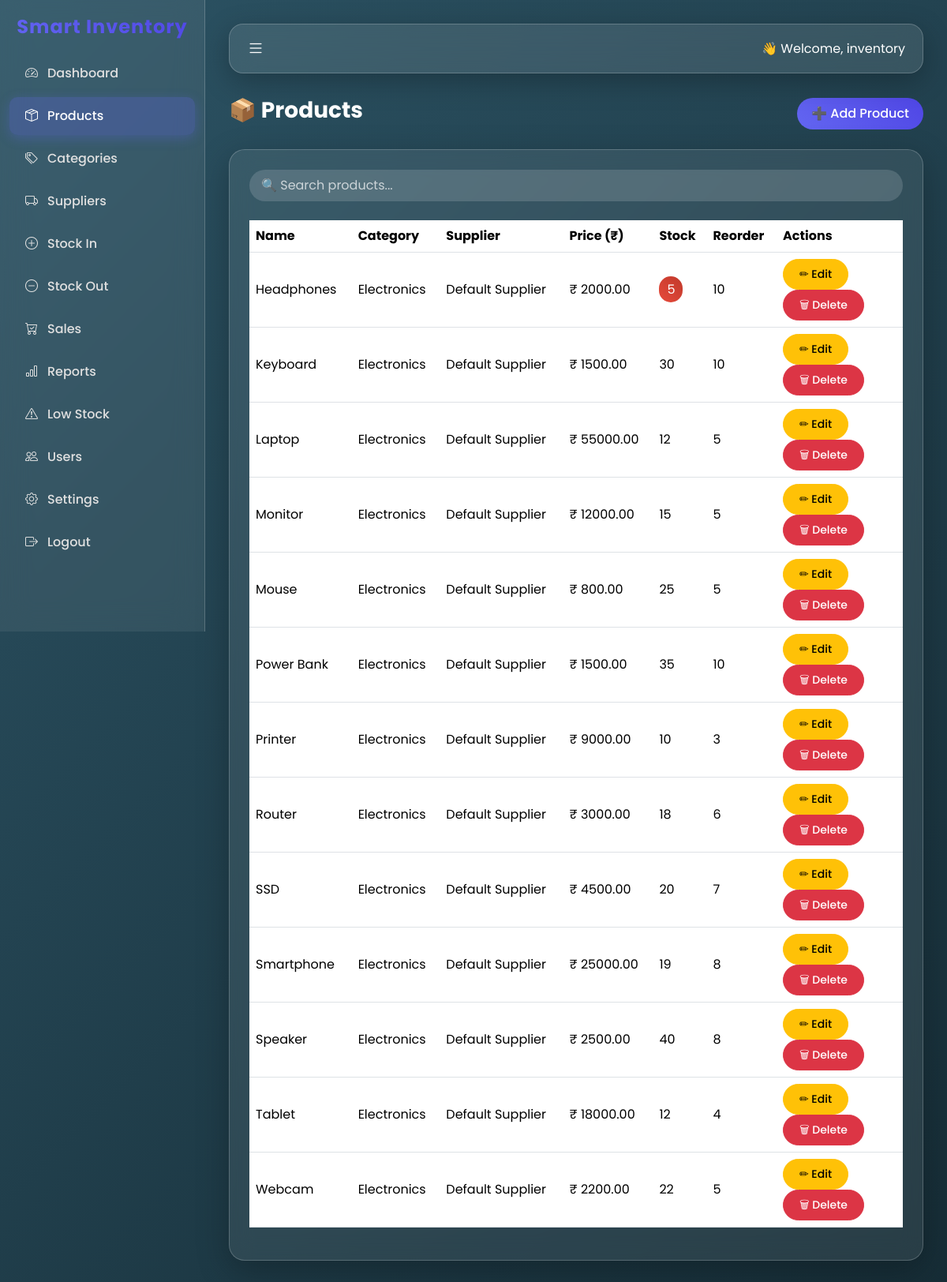
Screenshot of /products/ (signed in) with the database file from the repository.
### inventory_app/models.py (models this page shows, shortened)
class Product(models.Model):
    name = models.CharField(max_length=200)
    sku = models.CharField(max_length=50, unique=True)
    category = models.ForeignKey(
        Category,
        on_delete=models.CASCADE,
        related_name="products"
    )
    supplier = models.CharField(max_length=100, default="Default Supplier")
    price = models.DecimalField(max_digits=10, decimal_places=2)
    current_stock = models.PositiveIntegerField(default=0)
    reorder_level = models.PositiveIntegerField(default=10)
    created_at = models.DateTimeField(auto_now_add=True)
    class Meta:
        ordering = ['name']

class Category(models.Model):
    name = models.CharField(max_length=100, unique=True)
    class Meta:
        ordering = ['name']
        verbose_name_plural = "Categories"

### inventory_app/views.py (the view)
# urls.py: path('products/', views.product_list, name='product_list'),
@login_required
def product_list(request):
    products = Product.objects.select_related('category').all()
    return render(request, 'product_list.html', {'products': products})

### inventory_app/templates/product_list.html (shortened to what this page needs)
{% extends 'base.html' %}
{% block content %}
<div class="fade-in">
<div class="d-flex justify-content-between align-items-center mb-4">
    <h3 class="fw-bold">📦 Products</h3>
    <a href="{% url 'add_product' %}" class="btn btn-add text-white">
        ➕ Add Product
    </a>
</div>
<div class="table-card">
    <div class="mb-4">
        <input type="text" id="searchInput" class="form-control search-box"
               placeholder="🔍 Search products..." onkeyup="searchTable()">
    </div>
    <div class="table-responsive">
        <table class="table table-hover align-middle" id="productTable">
            <thead>
                <tr>
                    <th>Name</th>
                    <th>Category</th>
                    <th>Supplier</th>
                    <th>Price (₹)</th>
                    <th>Stock</th>
                    <th>Reorder</th>
                    <th width="160">Actions</th>
                </tr>
            </thead>
            <tbody>
                {% for product in products %}
                <tr class="{% if product.current_stock <= product.reorder_level %}low-stock-row{% endif %}">
                    <td>{{ product.name }}</td>
                    <td>{{ product.category.name }}</td>
                    <td>{{ product.supplier }}</td>
                    <td>₹ {{ product.price }}</td>
                    <td>
                        {% if product.current_stock <= product.reorder_level %}
                            <span class="low-stock-badge text-white">
                                {{ product.current_stock }}
                            </span>
                        {% else %}
                            {{ product.current_stock }}
                        {% endif %}
                    </td>
                    <td>{{ product.reorder_level }}</td>
                    <td>
                        <a href="{% url 'update_product' product.id %}"
                           class="btn btn-sm btn-warning rounded-pill">
                            ✏ Edit
                        </a>
                        <a href="{% url 'delete_product' product.id %}"
                           class="btn btn-sm btn-danger rounded-pill"
                           onclick="return confirm('Are you sure you want to delete this product?')">
                            🗑 Delete
                        </a>
                    </td>
                </tr>
                {% empty %}
                <tr>
                    <td colspan="7" class="text-center">No products available.</td>
                </tr>
                {% endfor %}
            </tbody>
        </table>
    </div>
</div>
</div>
{% endblock %}

### inventory_app/templates/base.html (shortened to what this page needs)
<!DOCTYPE html>
<html>
<head>
    <link href="https://cdn.jsdelivr.net/npm/bootstrap@5.3.2/dist/css/bootstrap.min.css" rel="stylesheet">
    <link href="https://cdn.jsdelivr.net/npm/bootstrap-icons/font/bootstrap-icons.css" rel="stylesheet">
</head>
<body>
<div class="sidebar">
    <h4>Smart Inventory</h4>
    <a href="{% url 'dashboard' %}" class="{% if request.resolver_match.url_name == 'dashboard' %}active{% endif %}">
        <i class="bi bi-speedometer2"></i><span>Dashboard</span>
    </a>
    <a href="{% url 'product_list' %}" class="{% if request.resolver_match.url_name == 'product_list' %}active{% endif %}">
        <i class="bi bi-box-seam"></i><span>Products</span>
    </a>
    <a href="{% url 'category_list' %}" class="{% if request.resolver_match.url_name == 'category_list' %}active{% endif %}">
        <i class="bi bi-tags"></i><span>Categories</span>
    </a>
    <a href="{% url 'supplier_list' %}" class="{% if request.resolver_match.url_name == 'supplier_list' %}active{% endif %}">
        <i class="bi bi-truck"></i><span>Suppliers</span>
    </a>
    <a href="{% url 'stock_in' %}" class="{% if request.resolver_match.url_name == 'stock_in' %}active{% endif %}">
        <i class="bi bi-plus-circle"></i><span>Stock In</span>
    </a>
    <a href="{% url 'stock_out' %}" class="{% if request.resolver_match.url_name == 'stock_out' %}active{% endif %}">
        <i class="bi bi-dash-circle"></i><span>Stock Out</span>
    </a>
    <a href="{% url 'sale_history' %}" class="{% if request.resolver_match.url_name == 'sale_history' %}active{% endif %}">
        <i class="bi bi-cart-check"></i><span>Sales</span>
    </a>
    <a href="{% url 'reports' %}" class="{% if request.resolver_match.url_name == 'reports' %}active{% endif %}">
        <i class="bi bi-bar-chart"></i><span>Reports</span>
    </a>
    <a href="{% url 'low_stock' %}" class="{% if request.resolver_match.url_name == 'low_stock' %}active{% endif %}">
        <i class="bi bi-exclamation-triangle"></i><span>Low Stock</span>
    </a>
    <a href="{% url 'user_list' %}">
        <i class="bi bi-people"></i><span>Users</span>
    </a>
    <a href="{% url 'settings' %}">
        <i class="bi bi-gear"></i><span>Settings</span>
    </a>
    <a href="{% url 'logout' %}">
        <i class="bi bi-box-arrow-right"></i><span>Logout</span>
    </a>
</div>
<div class="content">
    <div class="topbar d-flex justify-content-between align-items-center">
        <div>
            <i class="bi bi-list toggle-btn" onclick="toggleSidebar()"></i>
        </div>
        <div>
            👋 Welcome, {{ request.user.username }}
        </div>
    </div>
    {% block content %}{% endblock %}
</div>
</body>
</html>

### inventory_app/templates/base.html (style rules this page uses)
* { font-family: 'Poppins', sans-serif; }
body { overflow-x: hidden; background: linear-gradient(-45deg, #141E30, #243B55, #0f2027, #2c5364); background-size: 400% 400%; animation: gradientBG 18s ease infinite; color: white; }
.sidebar { height: 100vh; width: 260px; position: fixed; backdrop-filter: blur(18px); background: rgba(255, 255, 255, 0.07); border-right: 1px solid rgba(255,255,255,0.2); padding-top: 20px; transition: 0.4s ease; }
.sidebar h4 { font-weight: 700; letter-spacing: 1px; text-align: center; margin-bottom: 20px; background: linear-gradient(45deg, #6366f1, #4f46e5); background-clip: text; -webkit-background-clip: text; color: transparent; -webkit-text-fill-color: transparent; }
.sidebar a { color: #e0e0e0; display: flex; align-items: center; gap: 12px; padding: 12px 20px; text-decoration: none; transition: 0.3s ease; border-radius: 10px; margin: 6px 12px; font-weight: 500; }
.sidebar a.active { background: rgba(99,102,241,0.25); color: white; box-shadow: 0 4px 15px rgba(99,102,241,0.3); }
.content { margin-left: 260px; padding: 30px; transition: 0.4s ease; }
.topbar { backdrop-filter: blur(15px); background: rgba(255,255,255,0.1); padding: 14px 22px; margin-bottom: 30px; border-radius: 18px; border: 1px solid rgba(255,255,255,0.2); box-shadow: 0 10px 35px rgba(0,0,0,0.25); animation: fadeDown 0.6s ease; }
.btn { border-radius: 30px; padding: 8px 20px; font-weight: 500; transition: 0.3s ease; }
.toggle-btn { cursor: pointer; font-size: 22px; transition: 0.3s; }

### inventory_app/templates/product_list.html (style rules this page uses)
.fade-in { animation: fadeIn 0.6s ease-in-out; }
.table-card { backdrop-filter: blur(15px); background: rgba(255,255,255,0.08); border: 1px solid rgba(255,255,255,0.2); padding: 25px; border-radius: 20px; box-shadow: 0 12px 40px rgba(0,0,0,0.25); }
.btn-add { background: linear-gradient(45deg, #6366f1, #4f46e5); border: none; border-radius: 30px; padding: 8px 18px; transition: 0.3s ease; }
.table { color: white; }
.table thead { background: rgba(255,255,255,0.15); }
.low-stock-row { background: rgba(255, 0, 0, 0.15) !important; }
.low-stock-badge { background: linear-gradient(45deg, #e74a3b, #c0392b); padding: 5px 10px; border-radius: 20px; }
.search-box { background: rgba(255,255,255,0.15); border: none; border-radius: 30px; padding: 8px 15px; color: white; }
.search-box::placeholder { color: rgba(255,255,255,0.7); }

### rows the page displays
Product: name "Headphones", category.name "Electronics", supplier "Default Supplier", price "2000.00", current_stock "5", reorder_level "10"
Product: name "Keyboard", category.name "Electronics", supplier "Default Supplier", price "1500.00", current_stock "30", reorder_level "10"
Product: name "Laptop", category.name "Electronics", supplier "Default Supplier", price "55000.00", current_stock "12", reorder_level "5"
Product: name "Monitor", category.name "Electronics", supplier "Default Supplier", price "12000.00", current_stock "15", reorder_level "5"
Product: name "Mouse", category.name "Electronics", supplier "Default Supplier", price "800.00", current_stock "25", reorder_level "5"
Product: name "Power Bank", category.name "Electronics", supplier "Default Supplier", price "1500.00", current_stock "35", reorder_level "10"
Product: name "Printer", category.name "Electronics", supplier "Default Supplier", price "9000.00", current_stock "10", reorder_level "3"
Product: name "Router", category.name "Electronics", supplier "Default Supplier", price "3000.00", current_stock "18", reorder_level "6"
Product: name "SSD", category.name "Electronics", supplier "Default Supplier", price "4500.00", current_stock "20", reorder_level "7"
Product: name "Smartphone", category.name "Electronics", supplier "Default Supplier", price "25000.00", current_stock "19", reorder_level "8"
Product: name "Speaker", category.name "Electronics", supplier "Default Supplier", price "2500.00", current_stock "40", reorder_level "8"
Product: name "Tablet", category.name "Electronics", supplier "Default Supplier", price "18000.00", current_stock "12", reorder_level "4"
Product: name "Webcam", category.name "Electronics", supplier "Default Supplier", price "2200.00", current_stock "22", reorder_level "5"

### other values shown
{{ request.user.username }} "inventory"
